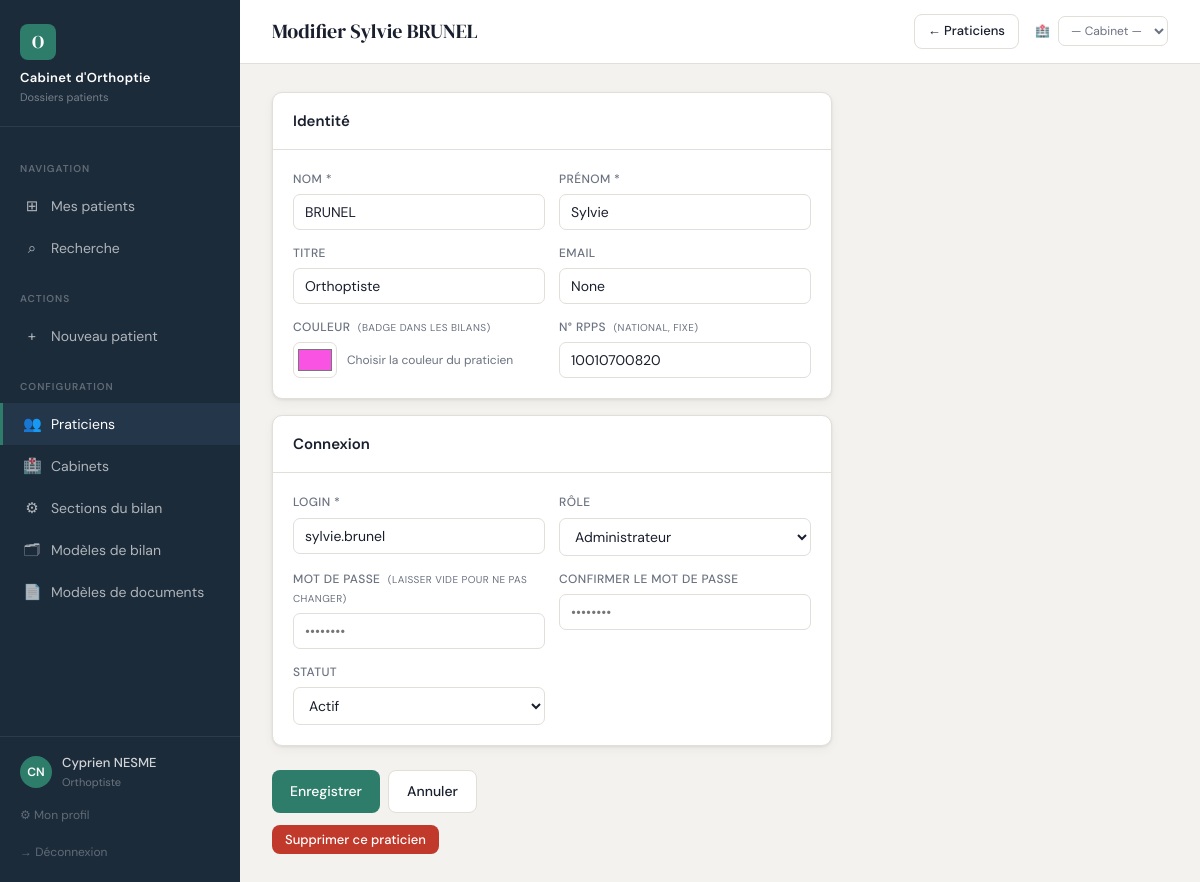
Screenshot of /admin/praticien/2/modifier (signed in) with the database file from the repository.
### app.py (models this page shows, shortened)
class Praticien(UserMixin, db.Model):
    __tablename__ = 'praticien'
    id            = db.Column(db.Integer, primary_key=True)
    nom           = db.Column(db.String(100), nullable=False)
    prenom        = db.Column(db.String(100), nullable=False)
    titre         = db.Column(db.String(50), default='Orthoptiste')
    email         = db.Column(db.String(200), unique=True)
    login         = db.Column(db.String(100), unique=True, nullable=False)
    password_hash = db.Column(db.String(200))
    rpps          = db.Column(db.String(11))   # N° RPPS national fixe
    couleur       = db.Column(db.String(7), default='#2E7D6B')  # couleur hex
    actif         = db.Column(db.Boolean, default=True)
    role          = db.Column(db.String(20), default='praticien')  # 'admin' ou 'praticien'
    created_at    = db.Column(db.DateTime, default=datetime.utcnow)
    @property
    def is_admin(self):
        return self.role == 'admin'

### app.py (the view, shortened to what this page needs)
@app.route('/admin/praticien/<int:praticien_id>/modifier', methods=['GET', 'POST'])
@login_required
@admin_required
def admin_praticien_modifier(praticien_id):
    p = Praticien.query.get_or_404(praticien_id)
    return render_template('admin/praticien_form.html', praticien=p)

### app.py (called while the page is built)
def admin_required(f):
    from functools import wraps
    @wraps(f)
    def decorated(*args, **kwargs):
        if not current_user.is_authenticated or not current_user.is_admin:
            flash('Accès réservé aux administrateurs.', 'danger')
            return redirect(url_for('index'))
        return f(*args, **kwargs)
    return decorated

def get_current_cabinet():
    cab_id = session.get('cabinet_id')
    if cab_id:
        return Cabinet.query.get(cab_id)
    return None

def get_cabinets_praticien():
    if not current_user.is_authenticated:
        return []
    pcs = PraticienCabinet.query.filter_by(
        praticien_id=current_user.id).join(Cabinet).filter(Cabinet.actif==True).all()
    return [pc.cabinet for pc in pcs]

@login_manager.user_loader
def load_user(user_id): return Praticien.query.get(int(user_id))

@app.context_processor
def inject_cabinet():
    if current_user.is_authenticated:
        return {
            'cabinet_courant': get_current_cabinet(),
            'cabinets_dispo':  get_cabinets_praticien(),
        }
    return {'cabinet_courant': None, 'cabinets_dispo': []}

### templates/admin/praticien_form.html (shortened to what this page needs)
{% extends "base.html" %}
{% block page_title %}{{ 'Modifier ' ~ praticien.prenom ~ ' ' ~ praticien.nom if praticien else 'Nouveau praticien' }}{% endblock %}
{% block topbar_actions %}
  <a href="{{ url_for('admin_praticiens') }}" class="btn btn-secondary btn-sm">← Praticiens</a>
{% endblock %}
{% block content %}
<div style="max-width:560px;">
  <form method="POST">
    <div class="card">
      <div class="card-header"><h2>Identité</h2></div>
      <div class="card-body">
        <div class="field-grid field-grid-2">
          <div class="field-group">
            <label class="field-label">Nom *</label>
            <input type="text" name="nom" value="{{ praticien.nom if praticien else '' }}"
                   required placeholder="DUPONT">
          </div>
          <div class="field-group">
            <label class="field-label">Prénom *</label>
            <input type="text" name="prenom" value="{{ praticien.prenom if praticien else '' }}"
                   required placeholder="Marie">
          </div>
          <div class="field-group">
            <label class="field-label">Titre</label>
            <input list="dl-titres" name="titre"
                   value="{{ praticien.titre if praticien else 'Orthoptiste' }}"
                   placeholder="Orthoptiste">
          </div>
          <div class="field-group">
            <label class="field-label">Email</label>
            <input type="email" name="email"
                   value="{{ praticien.email if praticien else '' }}"
                   placeholder="marie@cabinet.fr">
          </div>
          <div class="field-group">
            <label class="field-label">Couleur
              <span style="font-weight:400;color:var(--muted);font-size:10px;margin-left:4px;">
                (badge dans les bilans)
              </span>
            </label>
            <div style="display:flex;align-items:center;gap:10px;">
              <input type="color" name="couleur"
                     value="{{ praticien.couleur if praticien else '#2E7D6B' }}"
                     style="width:44px;height:36px;padding:2px;border-radius:7px;
                            border:1px solid var(--border);cursor:pointer;">
              <span style="font-size:12px;color:var(--muted);">Choisir la couleur du praticien</span>
            </div>
          </div>
          <div class="field-group">
            <label class="field-label">N° RPPS
              <span style="font-weight:400;color:var(--muted);font-size:10px;margin-left:4px;">
                (national, fixe)
              </span>
            </label>
            <input type="text" name="rpps"
                   value="{{ praticien.rpps if praticien else '' }}"
                   placeholder="10012345678" maxlength="11">
          </div>
        </div>
      </div>
    </div>
    <div class="card mt-2">
      <div class="card-header"><h2>Connexion</h2></div>
      <div class="card-body">
        <div class="field-grid field-grid-2">
          <div class="field-group">
            <label class="field-label">Login *</label>
            <input type="text" name="login"
                   value="{{ praticien.login if praticien else '' }}"
                   required placeholder="marie.dupont"
                   autocomplete="off">
          </div>
          <div class="field-group">
            <label class="field-label">Rôle</label>
            <select name="role">
              <option value="admin" {{ 'selected' if praticien and praticien.role == 'admin' }}>
                Administrateur
              </option>
            </select>
          </div>
          <div class="field-group">
            <label class="field-label">
              Mot de passe
              {% if praticien %}
              <span style="font-weight:400;color:var(--muted);font-size:10px;margin-left:4px;">
                (laisser vide pour ne pas changer)
              </span>
              {% else %}
              *
              {% endif %}
            </label>
            <input type="password" name="password" autocomplete="new-password"
                   placeholder="{{ '••••••••' if praticien else 'Mot de passe initial' }}"
                   {{ 'required' if not praticien }}>
          </div>
          <div class="field-group">
            <label class="field-label">Confirmer le mot de passe</label>
            <input type="password" name="password2" autocomplete="new-password"
                   placeholder="••••••••">
          </div>
          {% if praticien %}
          <div class="field-group">
            <label class="field-label">Statut</label>
            <select name="actif">
              <option value="1" {{ 'selected' if praticien.actif }}>Actif</option>
            </select>
          </div>
          {% endif %}
        </div>
      </div>
    </div>
    <div class="flex gap-2 mt-3">
      <button type="submit" class="btn btn-primary">
        {{ 'Enregistrer' if praticien else 'Créer le praticien' }}
      </button>
      <a href="{{ url_for('admin_praticiens') }}" class="btn btn-secondary">Annuler</a>
    </div>
  </form>
  {% if praticien and praticien.id != current_user.id %}
  <form method="POST"
        action="{{ url_for('admin_praticien_supprimer', praticien_id=praticien.id) }}"
        style="margin-top:12px;"
        onsubmit="return confirm('Supprimer définitivement {{ praticien.prenom }} {{ praticien.nom }} ? Cette action est irréversible.')">
    <button type="submit" class="btn btn-danger btn-sm">Supprimer ce praticien</button>
  </form>
  {% endif %}
</div>
{% endblock %}

### templates/base.html (shortened to what this page needs)
<!DOCTYPE html>
<html lang="fr">
<head>
</head>
<body>
{% if current_user.is_authenticated %}
<aside class="sidebar">
  <div class="sidebar-brand">
    <div class="logo-mark">O</div>
    <h1>Cabinet d'Orthoptie</h1>
    <p>Dossiers patients</p>
  </div>
  <nav class="sidebar-nav">
    <div class="nav-section"><span>Navigation</span></div>
    <a href="{{ url_for('index') }}"
       class="nav-item {% if request.endpoint == 'index' %}active{% endif %}">
      <span class="icon">⊞</span> Mes patients
    </a>
    <a href="{{ url_for('recherche') }}"
       class="nav-item {% if request.endpoint == 'recherche' %}active{% endif %}">
      <span class="icon">⌕</span> Recherche
    </a>
    <div class="nav-section"><span>Actions</span></div>
    <a href="{{ url_for('patient_nouveau') }}"
       class="nav-item {% if request.endpoint == 'patient_nouveau' %}active{% endif %}">
      <span class="icon">+</span> Nouveau patient
    </a>
    <div class="nav-section"><span>Configuration</span></div>
    {% if current_user.is_admin %}
    <a href="{{ url_for('admin_praticiens') }}"
       class="nav-item {% if request.endpoint and 'praticien' in request.endpoint and request.endpoint != 'profil' %}active{% endif %}">
      <span class="icon">👥</span> Praticiens
    </a>
    <a href="{{ url_for('admin_cabinets') }}"
       class="nav-item {% if request.endpoint and 'cabinet' in request.endpoint %}active{% endif %}">
      <span class="icon">🏥</span> Cabinets
    </a>
    <a href="{{ url_for('admin_sections') }}"
       class="nav-item {% if request.endpoint in ['admin_sections','admin_section_detail'] %}active{% endif %}">
      <span class="icon">⚙</span> Sections du bilan
    </a>
    <a href="{{ url_for('admin_modeles') }}"
       class="nav-item {% if request.endpoint and 'modele' in request.endpoint and 'document' not in request.endpoint %}active{% endif %}">
      <span class="icon">🗂</span> Modèles de bilan
    </a>
    <a href="/admin/document-modeles"
       class="nav-item {% if request.endpoint and 'document' in request.endpoint %}active{% endif %}">
      <span class="icon">📄</span> Modèles de documents
    </a>
    {% endif %}
  </nav>
  <div class="sidebar-footer">
    <div class="user-chip">
      <div class="user-avatar">
        {{ current_user.prenom[0] }}{{ current_user.nom[0] }}
      </div>
      <div>
        <div class="user-name">{{ current_user.prenom }} {{ current_user.nom }}</div>
        <div class="user-role">{{ current_user.titre }}</div>
      </div>
    </div>
    <a href="{{ url_for('profil') }}" class="logout-link">⚙ Mon profil</a>
    <a href="{{ url_for('logout') }}" class="logout-link">→ Déconnexion</a>
  </div>
</aside>
{% endif %}
<main class="main">
  <div class="topbar">
    <div class="topbar-title">{% block page_title %}{% endblock %}</div>
    <div class="topbar-actions">
      {% block topbar_actions %}{% endblock %}
      {% if current_user.is_authenticated and cabinets_dispo %}
      <form method="POST" action="{{ url_for('changer_cabinet') }}"
            style="display:flex;align-items:center;gap:8px;margin-left:8px;">
        <span style="font-size:12px;color:var(--muted);white-space:nowrap;">🏥</span>
        <select name="cabinet_id"
                onchange="this.form.submit()"
                style="font-size:12px;padding:5px 8px;border-radius:7px;
                       border:1px solid var(--border);background:var(--surface);
                       color:{% if cabinet_courant %}var(--accent){% else %}var(--muted){% endif %};
                       font-weight:{% if cabinet_courant %}500{% else %}400{% endif %};">
          <option value="">— Cabinet —</option>
        </select>
      </form>
      {% endif %}
    </div>
  </div>
  <div class="content">
    {% block content %}{% endblock %}
  </div>
</main>
</body>
</html>

### rows the page displays
Praticien: prenom "C", nom "N", prenom "Cyprien", nom "NESME", titre "Orthoptiste"
Praticien: prenom+nom "Modifier Sylvie BRUNEL", nom "BRUNEL", prenom "Sylvie", titre "Orthoptiste", email "None", couleur "#f953e3", rpps "10010700820", login "sylvie.brunel"

### other values shown
{{ 'Enregistrer' if praticien else 'Créer le praticien' }} "Enregistrer"
